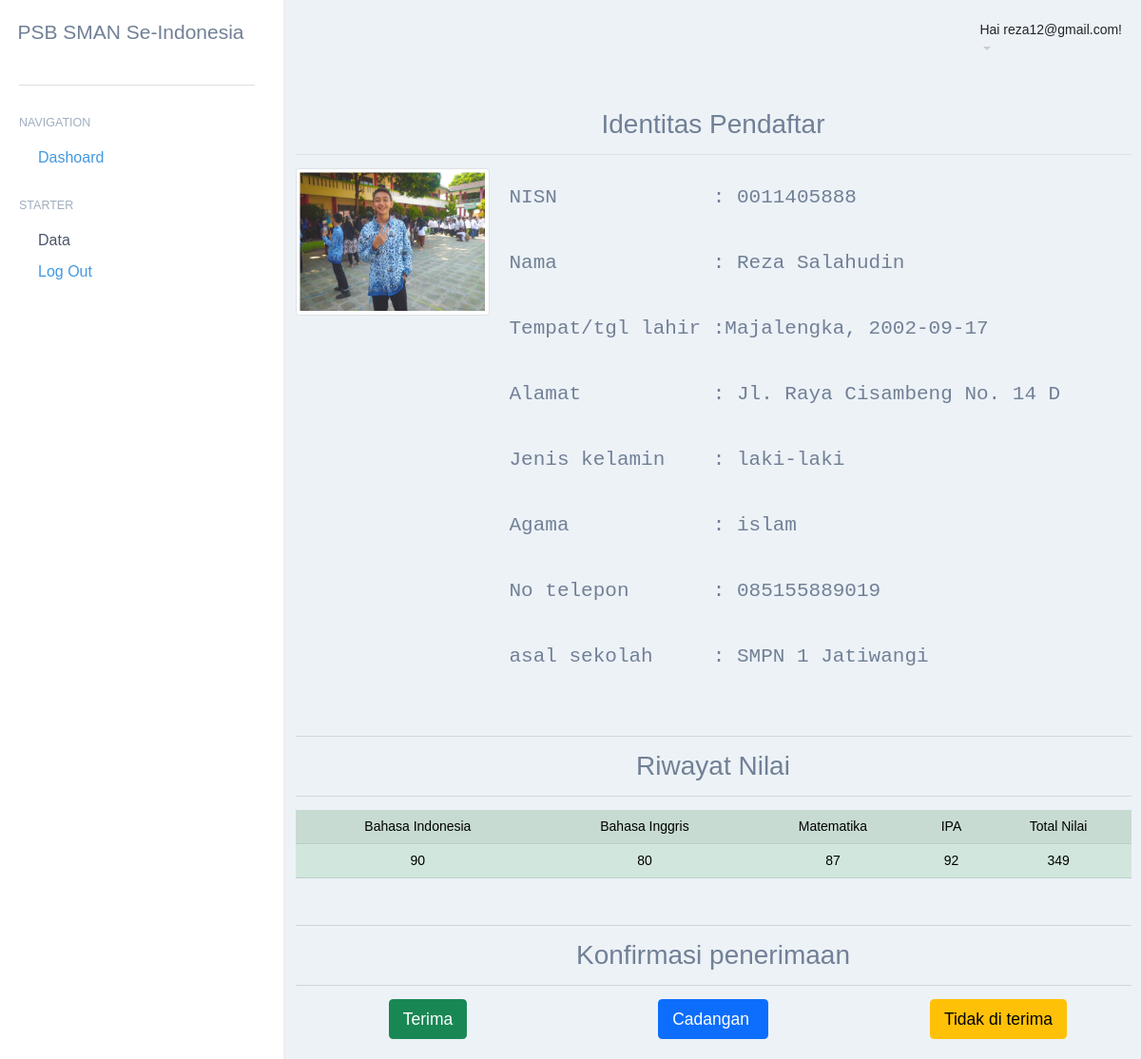
The page /toadmin.php?p=detailpendaftar&&id=2 (signed in) on the database its author committed.
### tables this page shows
CREATE TABLE `pendaftaran` (
  `id_pendaftar` int(11) NOT NULL,
  `id_user` varchar(255) NOT NULL,
  `NISN` varchar(255) NOT NULL,
  `nama_lengkap` varchar(255) NOT NULL,
  `tempat_lahir` varchar(255) NOT NULL,
  `tgl_lahir` date NOT NULL,
  `alamat` text NOT NULL,
  `jenis_kelamin` set('laki-laki','perempuan') NOT NULL,
  `agama` enum('islam','kristen','hindu','budha','other') NOT NULL,
  `no_hp` varchar(20) NOT NULL,
  `asal_sekolah` varchar(255) NOT NULL,
  `foto` text NOT NULL,
  `status` enum('Diterima','Cadangan','Tidak Diterima','Pending') NOT NULL
);

CREATE TABLE `nilai` (
  `id_nilai` int(11) NOT NULL,
  `id_pendaftar` varchar(255) NOT NULL,
  `b_indo` varchar(255) NOT NULL,
  `b_inggris` varchar(15) NOT NULL,
  `mtk` varchar(255) NOT NULL,
  `pilihan` varchar(35) NOT NULL
);

### toadmin.php (called while the page is built)
<?php
include "../dts5/admin/admin.php";
?>

### pages/detailpendaftar.php (the view, shortened to what this page needs)
<div class="container">
    <div class="d-flex justify-content-center flex-wrap flex-md-nowrap align-items-center pt-3 pb-2 mb-3 border-bottom">
        <h1 class="h2">Identitas Pendaftar</h1>
    </div>
    <?php
        $query="select * from pendaftaran where id_user='$_GET[id]'";
        $mysqli=mysqli_query($db, $query);
        $data=mysqli_fetch_assoc($mysqli);
        ?>
    <div class="row">
        <div class="col-3">
            <img src="image/<?= $data['foto']?>" class="img-thumbnail" height="200px" width="300px">
        </div>
        <div class="col-8">
            <pre>
            <h4>NISN             : <?= $data['NISN']; ?></h4>
            <h4>Nama             : <?= $data['nama_lengkap'] ?> </h4>
            <h4>Tempat/tgl lahir :<?= $data['tempat_lahir']; ?>, <?= $data['tgl_lahir'] ?> </h4>
            <h4>Alamat           : <?= $data['alamat'];?> </h4>
            <h4>Jenis kelamin    : <?= $data['jenis_kelamin'];?> </h4>
            <h4>Agama            : <?= $data['agama']?></h4>
            <h4>No telepon       : <?= $data['no_hp'];?></h4>
            <h4>asal sekolah     : <?= $data['asal_sekolah'];?></h4>
            </pre>
        </div>
    </div>
    <hr>
    <h1 class="h2 text-center">Riwayat Nilai </h1>
    <hr>
    <?php
      $query2="select * from nilai where id_pendaftar='$data[id_pendaftar]'";
      $mysqli2=mysqli_query($db,$query2);
        $data2=mysqli_fetch_assoc($mysqli2);
        ?>
    <table class="table table-success table-striped container">
        <tr class="text-center">
            <td>Bahasa Indonesia</td>
            <td>Bahasa Inggris</td>
            <td>Matematika</td>
            <td>IPA</td>
            <td>Total Nilai</td>
        </tr>
        <tr class="text-center">
            <td><?= $data2['b_indo']; ?></td>
            <td><?= $data2['mtk'] ?> </>
            <td><?= $data2['b_inggris']; ?></td>
            <td><?= $data2['pilihan'] ?> </td>
            <td><?= $data2['b_indo'] + $data2['mtk'] + $data2['b_inggris'] + $data2['pilihan']; ?>
            </td>
        </tr>
    </table>
    <br>
    <hr>
    <h1 class="h2 text-center">Konfirmasi penerimaan </h1>
    <hr>
    <div class="row text-center">
        <div class="col-4">
            <form method="post" action="proses/terima.php">
                <input type="submit" class="btn btn-success btn-lg" value="Terima">
            </form>
        </div>
        <div class="col-4">
            <form method="post" action="proses/cadangan.php">
                <input type="submit" class="btn btn-primary btn-lg" value="Cadangan ">
            </form>
        </div>
        <div class="col-4">
            <form method="post" action="proses/tidakditerima.php">
                <input type="submit" class="btn btn-warning btn-lg" value="Tidak di terima">
            </form>
        </div>
    </div>
    <br>
</div>
</div>

### admin/admin.php (shortened to what this page needs)
<?php
if(isset($_SESSION['sesi'])){
?>
<!doctype html>
<html>
<head>
    <link href="https://cdn.jsdelivr.net/npm/bootstrap@5.0.2/dist/css/bootstrap.min.css" rel="stylesheet"
>
    <link rel="stylesheet" href="style.css">
    <link rel="stylesheet"
        href="https://cdnjs.cloudflare.com/ajax/libs/line-awesome/1.3.0/line-awesome/css/line-awesome.min.css">
</head>
<body>
    <div class="topbar transition" style="background-color: #EDF2F7;">
        <div class="menu">
            <ul>
                <li>
                    <div class="dropdown">
                        <div class="dropdown-toggle" id="dropdownProfile" role="button" data-bs-toggle="dropdown"
                            aria-expanded="false">
                            <div id="nama-user" class="las la-home text-dark">Hai <?php echo$_SESSION['sesi']; ?>!</div>
                        </div>
                    </div>
                </li>
            </ul>
        </div>
    </div>
    <div class="sidebar transition">
        <div class="logo">
            <h4 class="text-left">PSB SMAN Se-Indonesia</h4>
        </div>
        <div class="sidebar-items">
            <hr>
            <ul>
                <p class="menu">Navigation</p>
                <li>
                    <a href="toadmin.php?p=beranda" class="transition active">
                        <span>Dashoard</span>
                    </a>
                </li>
                <p class="menu">STARTER</p>
                <li>
                    <a href="#" data-bs-toggle="collapse" data-bs-target="#starter-layout" aria-expanded="false">
                        <span>Data</span>
                    </a>
                </li>
                <li>
                    <a href="logout.php" class="transition active">
                        <span>Log Out</span>
                    </a>
                </li>
            </ul>
        </div>
    </div>
    <div class="content transition">
        <?php
			$pages_dir='pages';
			if(!empty($_GET['p'])){
				$pages=scandir($pages_dir,0);
				unset($pages[0],$pages[1]);
				$p=$_GET['p'];
				if(in_array($p.'.php',$pages)){
					include($pages_dir.'/'.$p.'.php');
				}else{
					echo'Halaman Tidak Ditemukan';
				}
			}else{
				include($pages_dir.'/beranda.php');
			}
		?>
</body>
</html>
<?php
}
else {
	header('location:depan.php');
}
?>

### style.css (style rules this page uses)
* { padding: 0; margin: 0; }
html, body { color: #718096 !important; font-size: 14px !important; font-family: "Nunito", "Orelega One", "Arial", sans-serif; background-color: #edf2f7; }
.transition { -webkit-transition: all 0.3s ease; -moz-transition: all 0.3s ease; -ms-transition: all 0.3s ease; -o-transition: all 0.3s ease; transition: all 0.3s ease; }
.topbar { position: fixed; top: 0; left: 0; right: 0; height: 75px; background-color: #fff; margin-left: 0; transition: all 0.3s; z-index: 9997; }
.topbar .menu { float: right; display: flex; align-items: center; height: 75px; padding: 0 10px; }
.topbar .menu ul { padding: 0; margin: 0; }
.topbar .menu ul li { display: inline-block; margin: 8px 10px 0 10px; }
.topbar .menu ul li .dropdown-toggle { color: #ccc; cursor: pointer; }
.sidebar { position: fixed; top: 0; left: -300px; bottom: 0; width: 300px; background-color: #fff; z-index: 9999; border-right: 2px solid #eee; }
.sidebar .logo { position: fixed; width: 275px; height: 75px; display: flex; z-index: 1; align-items: center; justify-content: center; background-color: #fff; }
.sidebar .sidebar-items { padding: 75px 30px; height: 100%; margin-left: -10px; overflow: auto; }
.sidebar .sidebar-items .menu { color: #a0aec0; font-size: 12.5px; font-weight: 500; margin-top: 30px; margin-bottom: 5px; text-transform: uppercase; }
.sidebar .sidebar-items ul { padding: 0; margin: 0; }
.sidebar .sidebar-items ul li { display: block; position: relative; }
.sidebar .sidebar-items ul li a { text-decoration: none; color: #4a5568; margin-left: 15px; }
.sidebar .sidebar-items ul li a:hover, .sidebar .sidebar-items ul li a.active { color: #4299e1; }
.sidebar .sidebar-items ul li a span { font-size: 16px; position: absolute; margin-top: 10px; margin-left: 15px; }
@media (min-width: 992px) { .topbar { margin-left: 300px; } }
@media (min-width: 992px) { .sidebar { left: 0; } }
@media (min-width: 992px) { .content { padding-left: 300px; } }
.content { padding-top: 100px; min-height: 100vh; }

### rows shown on the page
pendaftaran: foto (picture), NISN "0011405888", nama_lengkap "Reza Salahudin", tempat_lahir "Majalengka", tgl_lahir "2002-09-17", alamat "Jl. Raya Cisambeng No. 14…", jenis_kelamin "laki-laki", agama "islam", no_hp "085155889019", asal_sekolah "SMPN 1 Jatiwangi"
nilai: b_indo "90", mtk "80", b_inggris "87", pilihan "92", $data2['b_indo'] + $data2['mtk'] + $data2['b_inggris'] + $data2['pilihan'] "349"

### other values the page prints
$_SESSION['sesi'] "reza12@gmail.com"
